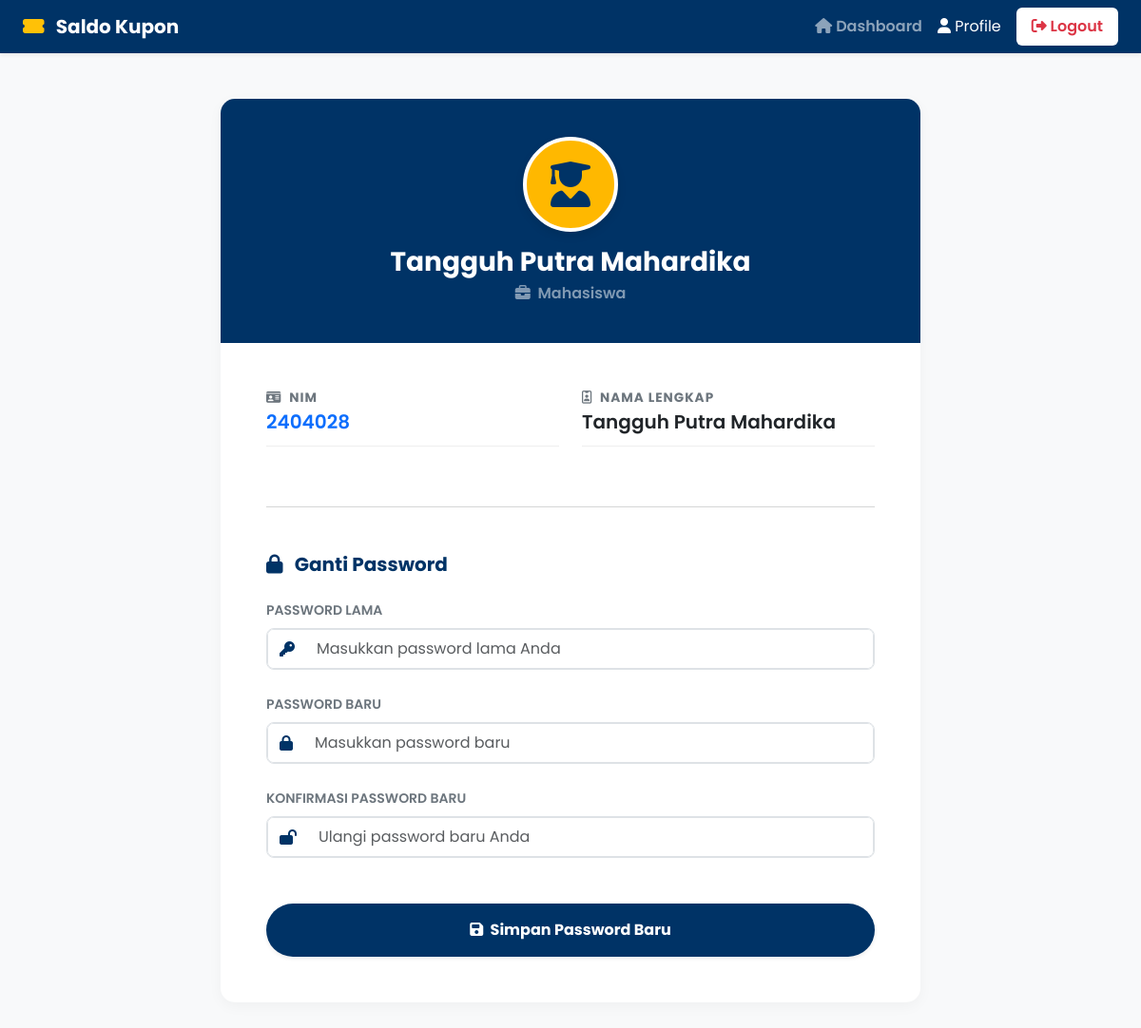
Screenshot of /profile.php (signed in) with the database file from the repository.
### tables this page shows
CREATE TABLE IF NOT EXISTS `users` (
  `id` int NOT NULL AUTO_INCREMENT,
  `nim` varchar(20) NOT NULL,
  `username` varchar(50) NOT NULL,
  `password` varchar(255) NOT NULL,
  `nama_lengkap` varchar(100) NOT NULL,
  `status_pekerjaan` enum('Mahasiswa','Karyawan') DEFAULT 'Mahasiswa',
  PRIMARY KEY (`id`)
);

### profile.php (the view, shortened to what this page needs)
<?php
require 'koneksi.php';
$user_id = isset($_SESSION['user_id']) ? $_SESSION['user_id'] : $_SESSION['id'];
$nama_lengkap = "User";
$nim = "";
$status_pekerjaan = "";
$query = "SELECT nama_lengkap, nim, status_pekerjaan FROM users WHERE id = ?";
$stmt = $mysqli->prepare($query);
if ($stmt) {
    $stmt->bind_param("i", $user_id);
    $stmt->execute();
    $result = $stmt->get_result();
    if ($user = $result->fetch_assoc()) {
        $nama_lengkap = $user['nama_lengkap'];
        $nim = $user['nim'];
        $status_pekerjaan = $user['status_pekerjaan'];
    }
} else {
    $nama_lengkap = $_SESSION['nama_lengkap'] ?? 'User';
    $nim = $_SESSION['nim'] ?? '';
    $status_pekerjaan = $_SESSION['status_pekerjaan'] ?? '';
}
?>
<!DOCTYPE html>
<html lang="id">
<head>
    <link href="https://cdn.jsdelivr.net/npm/bootstrap@5.3.0/dist/css/bootstrap.min.css" rel="stylesheet">
    <link rel="stylesheet" href="style.css">
    <link rel="stylesheet" href="https://cdnjs.cloudflare.com/ajax/libs/font-awesome/6.4.0/css/all.min.css">
    <link rel="stylesheet" href="https://cdn.jsdelivr.net/npm/sweetalert2@11.7.3/dist/sweetalert2.min.css">
</head>
<body class="bg-light">
    <nav class="navbar navbar-expand-lg navbar-dark shadow-sm mb-5" style="background-color: var(--primary-blue) !important;">
        <div class="container-fluid px-4">
            <a class="navbar-brand fw-bold" href="dashboard.php">
                <i class="fa-solid fa-ticket-alt me-2 text-warning"></i> Saldo Kupon
            </a>
            <div class="collapse navbar-collapse" id="navbarNav">
                <ul class="navbar-nav ms-auto">
                    <li class="nav-item"><a class="nav-link fw-semibold" href="dashboard.php"><i class="fa-solid fa-house"></i> Dashboard</a></li>
                    <li class="nav-item"><a class="nav-link active" href="profile.php"><i class="fa-solid fa-user"></i> Profile</a></li>
                    <li class="nav-item ms-lg-2">
                        <a class="nav-link text-danger bg-white px-3 rounded fw-semibold mt-2 mt-lg-0" href="#" id="btn-logout">
                            <i class="fa-solid fa-right-from-bracket"></i> Logout
                        </a>
                    </li>
                </ul>
            </div>
        </div>
    </nav>
    <div class="container pb-5">
        <div class="row justify-content-center">
            <div class="col-12 col-lg-8">
                <div class="card card-custom p-0 mb-4">
                    <div class="profile-header">
                        <div class="avatar-circle">
                            <i class="fa-solid fa-user-graduate"></i>
                        </div>
                        <h3 class="fw-bold mb-1"><?= htmlspecialchars($nama_lengkap) ?></h3>
                        <p class="mb-0 text-white-50 fw-semibold"><i class="fa-solid fa-briefcase me-1"></i> <?= htmlspecialchars($status_pekerjaan) ?></p>
                    </div>
                    <div class="card-body p-4 p-md-5">
                        <div class="row mb-3">
                            <div class="col-md-6">
                                <div class="info-label"><i class="fa-solid fa-id-card me-1"></i> NIM</div>
                                <div class="info-value text-primary fs-5"><?= htmlspecialchars($nim) ?></div>
                            </div>
                            <div class="col-md-6">
                                <div class="info-label"><i class="fa-regular fa-id-badge me-1"></i> Nama Lengkap</div>
                                <div class="info-value fs-5"><?= htmlspecialchars($nama_lengkap) ?></div>
                            </div>
                        </div>
                        <hr class="my-5 text-muted opacity-25">
                        <h5 class="fw-bold mb-4" style="color: var(--primary-blue);"><i class="fa-solid fa-lock me-2"></i> Ganti Password</h5>
                        <form action="proses_edit_password.php" method="POST">
                            <div class="mb-4">
                                <label class="form-label fw-semibold text-secondary small">PASSWORD LAMA</label>
                                <div class="input-group">
                                    <span class="input-group-text"><i class="fa-solid fa-key"></i></span>
                                    <input type="password" name="password_lama" class="form-control py-2" required placeholder="Masukkan password lama Anda">
                                </div>
                            </div>
                            <div class="mb-4">
                                <label class="form-label fw-semibold text-secondary small">PASSWORD BARU</label>
                                <div class="input-group">
                                    <span class="input-group-text"><i class="fa-solid fa-lock"></i></span>
                                    <input type="password" name="password_baru" class="form-control py-2" required placeholder="Masukkan password baru">
                                </div>
                            </div>
                            <div class="mb-5">
                                <label class="form-label fw-semibold text-secondary small">KONFIRMASI PASSWORD BARU</label>
                                <div class="input-group">
                                    <span class="input-group-text"><i class="fa-solid fa-lock-open"></i></span>
                                    <input type="password" name="konfirmasi_password_baru" class="form-control py-2" required placeholder="Ulangi password baru Anda">
                                </div>
                            </div>
                            <button type="submit" class="btn btn-poltek w-100 py-3 shadow-sm rounded-pill fw-bold">
                                <i class="fa-solid fa-save me-1"></i> Simpan Password Baru
                            </button>
                        </form>
                    </div>
                </div>
            </div>
        </div>
    </div>
</body>
</html>

### style.css (style rules this page uses)
:root { --primary-blue: #003366; --accent-yellow: #FFB800; --bg-light: #F4F7F6; --dark-text: #212529; }
body { font-family: 'Poppins', 'Inter', sans-serif; background-color: var(--bg-light); color: var(--dark-text); -webkit-font-smoothing: antialiased; }
.card-custom { background-color: #ffffff; border-radius: 15px; border: none; box-shadow: 0 4px 15px rgba(0, 0, 0, 0.04); transition: all 0.3s ease; }
.btn-poltek { background-color: var(--primary-blue); color: #ffffff; border: none; font-weight: 600; padding: 0.6rem 1.5rem; border-radius: 8px; transition: all 0.3s ease; }

### profile.php (style rules this page uses)
.profile-header { background: var(--primary-blue); color: white; text-align: center; padding: 40px 20px; border-radius: 15px 15px 0 0; position: relative; }
.avatar-circle { width: 100px; height: 100px; background-color: var(--accent-yellow); color: var(--primary-blue); border-radius: 50%; display: inline-flex; align-items: center; justify-content: center; font-size: 3rem; margin-bottom: 15px; border: 4px solid white; box-shadow: 0 4px 10px rgba(0,0,0,0.1); }
.info-label { font-size: 0.85rem; color: #6c757d; text-transform: uppercase; letter-spacing: 1px; font-weight: 700; }
.info-value { font-size: 1.1rem; font-weight: 600; color: #212529; margin-bottom: 15px; padding-bottom: 10px; border-bottom: 1px solid #eee; }
.input-group-text { background-color: transparent; border-right: none; color: var(--primary-blue); }
.form-control { border-left: none; }
.input-group { border: 1px solid #dee2e6; border-radius: 8px; overflow: hidden; transition: all 0.3s ease; }

### rows the page displays
users: nama_lengkap "Tangguh Putra Mahardika", status_pekerjaan "Mahasiswa", nim "2404028"
